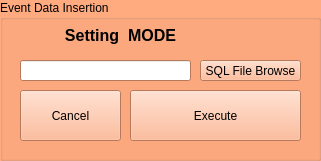
  <widget class="QGroupBox" name="GrpSetting">
   <property name="geometry">
    <rect>
     <x>770</x>
     <y>10</y>
     <width>321</width>
     <height>161</height>
    </rect>
   </property>
   <property name="palette">
    <palette>
     <active>
      <colorrole role="WindowText">
       <brush brushstyle="SolidPattern">
        <color alpha="255">
         <red>0</red>
         <green>0</green>
         <blue>0</blue>
        </color>
       </brush>
      </colorrole>
      <colorrole role="Button">
       <brush brushstyle="SolidPattern">
        <color alpha="255">
         <red>255</red>
         <green>170</green>
         <blue>127</blue>
        </color>
       </brush>
      </colorrole>
      <colorrole role="Light">
       <brush brushstyle="SolidPattern">
        <color alpha="255">
         <red>255</red>
         <green>255</green>
         <blue>255</blue>
        </color>
       </brush>
      </colorrole>
      <colorrole role="Midlight">
       <brush brushstyle="SolidPattern">
        <color alpha="255">
         <red>255</red>
         <green>212</green>
         <blue>191</blue>
        </color>
       </brush>
      </colorrole>
      <colorrole role="Dark">
       <brush brushstyle="SolidPattern">
        <color alpha="255">
         <red>127</red>
         <green>85</green>
         <blue>63</blue>
        </color>
       </brush>
      </colorrole>
      <colorrole role="Mid">
       <brush brushstyle="SolidPattern">
        <color alpha="255">
         <red>170</red>
         <green>113</green>
         <blue>84</blue>
        </color>
       </brush>
      </colorrole>
      <colorrole role="Text">
       <brush brushstyle="SolidPattern">
        <color alpha="255">
         <red>0</red>
         <green>0</green>
         <blue>0</blue>
        </color>
       </brush>
      </colorrole>
      <colorrole role="BrightText">
       <brush brushstyle="SolidPattern">
        <color alpha="255">
         <red>255</red>
         <green>255</green>
         <blue>255</blue>
        </color>
       </brush>
      </colorrole>
      <colorrole role="ButtonText">
       <brush brushstyle="SolidPattern">
        <color alpha="255">
         <red>0</red>
         <green>0</green>
         <blue>0</blue>
        </color>
       </brush>
      </colorrole>
      <colorrole role="Base">
       <brush brushstyle="SolidPattern">
        <color alpha="255">
         <red>255</red>
         <green>255</green>
         <blue>255</blue>
        </color>
       </brush>
      </colorrole>
      <colorrole role="Window">
       <brush brushstyle="SolidPattern">
        <color alpha="255">
         <red>255</red>
         <green>170</green>
         <blue>127</blue>
        </color>
       </brush>
      </colorrole>
      <colorrole role="Shadow">
       <brush brushstyle="SolidPattern">
        <color alpha="255">
         <red>0</red>
         <green>0</green>
         <blue>0</blue>
        </color>
       </brush>
      </colorrole>
      <colorrole role="AlternateBase">
       <brush brushstyle="SolidPattern">
        <color alpha="255">
         <red>255</red>
         <green>212</green>
         <blue>191</blue>
        </color>
       </brush>
      </colorrole>
      <colorrole role="ToolTipBase">
       <brush brushstyle="SolidPattern">
        <color alpha="255">
         <red>255</red>
         <green>255</green>
         <blue>220</blue>
        </color>
       </brush>
      </colorrole>
      <colorrole role="ToolTipText">
       <brush brushstyle="SolidPattern">
        <color alpha="255">
         <red>0</red>
         <green>0</green>
         <blue>0</blue>
        </color>
       </brush>
      </colorrole>
     </active>
     <inactive>
      <colorrole role="WindowText">
       <brush brushstyle="SolidPattern">
        <color alpha="255">
         <red>0</red>
         <green>0</green>
         <blue>0</blue>
        </color>
       </brush>
      </colorrole>
      <colorrole role="Button">
       <brush brushstyle="SolidPattern">
        <color alpha="255">
         <red>255</red>
         <green>170</green>
         <blue>127</blue>
        </color>
       </brush>
      </colorrole>
      <colorrole role="Light">
       <brush brushstyle="SolidPattern">
        <color alpha="255">
         <red>255</red>
         <green>255</green>
         <blue>255</blue>
        </color>
       </brush>
      </colorrole>
      <colorrole role="Midlight">
       <brush brushstyle="SolidPattern">
        <color alpha="255">
         <red>255</red>
         <green>212</green>
         <blue>191</blue>
        </color>
       </brush>
      </colorrole>
      <colorrole role="Dark">
       <brush brushstyle="SolidPattern">
        <color alpha="255">
         <red>127</red>
         <green>85</green>
         <blue>63</blue>
        </color>
       </brush>
      </colorrole>
      <colorrole role="Mid">
       <brush brushstyle="SolidPattern">
        <color alpha="255">
         <red>170</red>
         <green>113</green>
         <blue>84</blue>
        </color>
       </brush>
      </colorrole>
      <colorrole role="Text">
       <brush brushstyle="SolidPattern">
        <color alpha="255">
         <red>0</red>
         <green>0</green>
         <blue>0</blue>
        </color>
       </brush>
      </colorrole>
      <colorrole role="BrightText">
       <brush brushstyle="SolidPattern">
        <color alpha="255">
         <red>255</red>
         <green>255</green>
         <blue>255</blue>
        </color>
       </brush>
      </colorrole>
      <colorrole role="ButtonText">
       <brush brushstyle="SolidPattern">
        <color alpha="255">
         <red>0</red>
         <green>0</green>
         <blue>0</blue>
        </color>
       </brush>
      </colorrole>
      <colorrole role="Base">
       <brush brushstyle="SolidPattern">
        <color alpha="255">
         <red>255</red>
         <green>255</green>
         <blue>255</blue>
        </color>
       </brush>
      </colorrole>
      <colorrole role="Window">
       <brush brushstyle="SolidPattern">
        <color alpha="255">
         <red>255</red>
         <green>170</green>
         <blue>127</blue>
        </color>
       </brush>
      </colorrole>
      <colorrole role="Shadow">
       <brush brushstyle="SolidPattern">
        <color alpha="255">
         <red>0</red>
         <green>0</green>
         <blue>0</blue>
        </color>
       </brush>
      </colorrole>
      <colorrole role="AlternateBase">
       <brush brushstyle="SolidPattern">
        <color alpha="255">
         <red>255</red>
         <green>212</green>
         <blue>191</blue>
        </color>
       </brush>
      </colorrole>
      <colorrole role="ToolTipBase">
       <brush brushstyle="SolidPattern">
        <color alpha="255">
         <red>255</red>
         <green>255</green>
         <blue>220</blue>
        </color>
       </brush>
      </colorrole>
      <colorrole role="ToolTipText">
       <brush brushstyle="SolidPattern">
        <color alpha="255">
         <red>0</red>
         <green>0</green>
         <blue>0</blue>
        </color>
       </brush>
      </colorrole>
     </inactive>
     <disabled>
      <colorrole role="WindowText">
       <brush brushstyle="SolidPattern">
        <color alpha="255">
         <red>127</red>
         <green>85</green>
         <blue>63</blue>
        </color>
       </brush>
      </colorrole>
      <colorrole role="Button">
       <brush brushstyle="SolidPattern">
        <color alpha="255">
         <red>255</red>
         <green>170</green>
         <blue>127</blue>
        </color>
       </brush>
      </colorrole>
      <colorrole role="Light">
       <brush brushstyle="SolidPattern">
        <color alpha="255">
         <red>255</red>
         <green>255</green>
         <blue>255</blue>
        </color>
       </brush>
      </colorrole>
      <colorrole role="Midlight">
       <brush brushstyle="SolidPattern">
        <color alpha="255">
         <red>255</red>
         <green>212</green>
         <blue>191</blue>
        </color>
       </brush>
      </colorrole>
      <colorrole role="Dark">
       <brush brushstyle="SolidPattern">
        <color alpha="255">
         <red>127</red>
         <green>85</green>
         <blue>63</blue>
        </color>
       </brush>
      </colorrole>
      <colorrole role="Mid">
       <brush brushstyle="SolidPattern">
        <color alpha="255">
         <red>170</red>
         <green>113</green>
         <blue>84</blue>
        </color>
       </brush>
      </colorrole>
      <colorrole role="Text">
       <brush brushstyle="SolidPattern">
        <color alpha="255">
         <red>127</red>
         <green>85</green>
         <blue>63</blue>
        </color>
       </brush>
      </colorrole>
      <colorrole role="BrightText">
       <brush brushstyle="SolidPattern">
        <color alpha="255">
         <red>255</red>
         <green>255</green>
         <blue>255</blue>
        </color>
       </brush>
      </colorrole>
      <colorrole role="ButtonText">
       <brush brushstyle="SolidPattern">
        <color alpha="255">
         <red>127</red>
         <green>85</green>
         <blue>63</blue>
        </color>
       </brush>
      </colorrole>
      <colorrole role="Base">
       <brush brushstyle="SolidPattern">
        <color alpha="255">
         <red>255</red>
         <green>170</green>
         <blue>127</blue>
        </color>
       </brush>
      </colorrole>
      <colorrole role="Window">
       <brush brushstyle="SolidPattern">
        <color alpha="255">
         <red>255</red>
         <green>170</green>
         <blue>127</blue>
        </color>
       </brush>
      </colorrole>
      <colorrole role="Shadow">
       <brush brushstyle="SolidPattern">
        <color alpha="255">
         <red>0</red>
         <green>0</green>
         <blue>0</blue>
        </color>
       </brush>
      </colorrole>
      <colorrole role="AlternateBase">
       <brush brushstyle="SolidPattern">
        <color alpha="255">
         <red>255</red>
         <green>170</green>
         <blue>127</blue>
        </color>
       </brush>
      </colorrole>
      <colorrole role="ToolTipBase">
       <brush brushstyle="SolidPattern">
        <color alpha="255">
         <red>255</red>
         <green>255</green>
         <blue>220</blue>
        </color>
       </brush>
      </colorrole>
      <colorrole role="ToolTipText">
       <brush brushstyle="SolidPattern">
        <color alpha="255">
         <red>0</red>
         <green>0</green>
         <blue>0</blue>
        </color>
       </brush>
      </colorrole>
     </disabled>
    </palette>
   </property>
   <property name="autoFillBackground">
    <bool>true</bool>
   </property>
   <property name="title">
    <string>Event Data Insertion</string>
   </property>
   <widget class="QPushButton" name="btn_execute">
    <property name="enabled">
     <bool>true</bool>
    </property>
    <property name="geometry">
     <rect>
      <x>130</x>
      <y>90</y>
      <width>171</width>
      <height>51</height>
     </rect>
    </property>
    <property name="text">
     <string>Execute</string>
    </property>
   </widget>
   <widget class="QLineEdit" name="txt_sqlfile">
    <property name="enabled">
     <bool>true</bool>
    </property>
    <property name="geometry">
     <rect>
      <x>20</x>
      <y>60</y>
      <width>171</width>
      <height>21</height>
     </rect>
    </property>
   </widget>
   <widget class="QPushButton" name="btn_browse">
    <property name="geometry">
     <rect>
      <x>200</x>
      <y>60</y>
      <width>101</width>
      <height>21</height>
     </rect>
    </property>
    <property name="text">
     <string>SQL File Browse</string>
    </property>
   </widget>
   <widget class="QPushButton" name="btn_setting_cancel">
    <property name="geometry">
     <rect>
      <x>20</x>
      <y>90</y>
      <width>101</width>
      <height>51</height>
     </rect>
    </property>
    <property name="text">
     <string>Cancel</string>
    </property>
   </widget>
   <widget class="QLabel" name="label_13">
    <property name="geometry">
     <rect>
      <x>30</x>
      <y>20</y>
      <width>181</width>
      <height>31</height>
     </rect>
    </property>
    <property name="font">
     <font>
      <pointsize>12</pointsize>
      <weight>75</weight>
      <bold>true</bold>
     </font>
    </property>
    <property name="text">
     <string>Setting  MODE</string>
    </property>
    <property name="alignment">
     <set>Qt::AlignCenter</set>
    </property>
   </widget>
  </widget>
